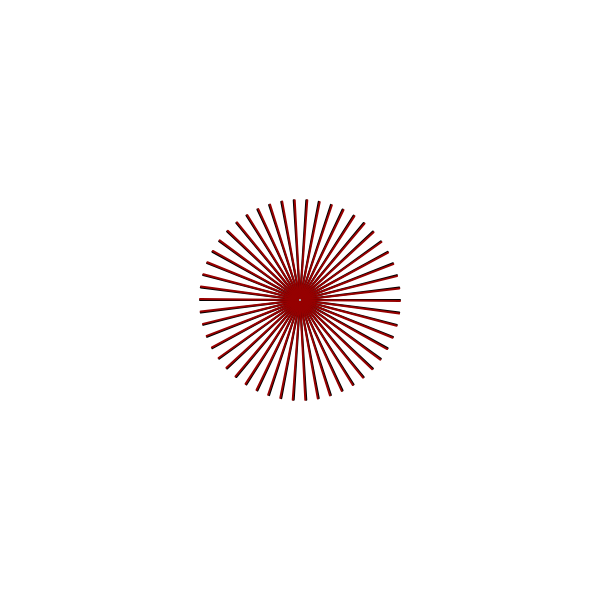
Frame 1 (no input)
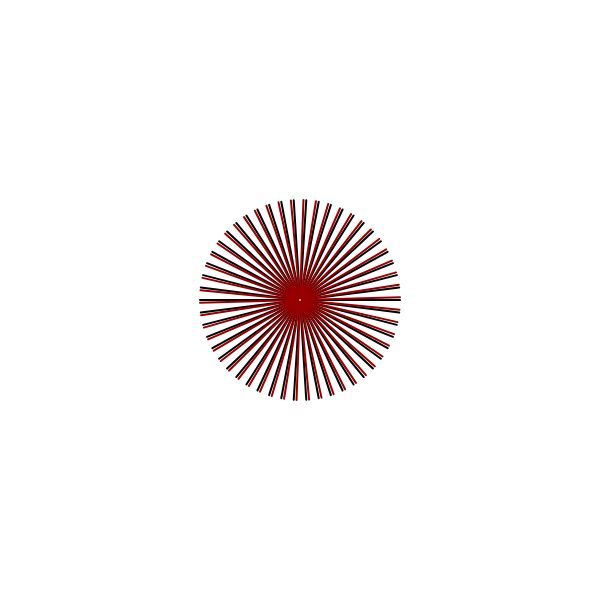
Frame 60 (no input)
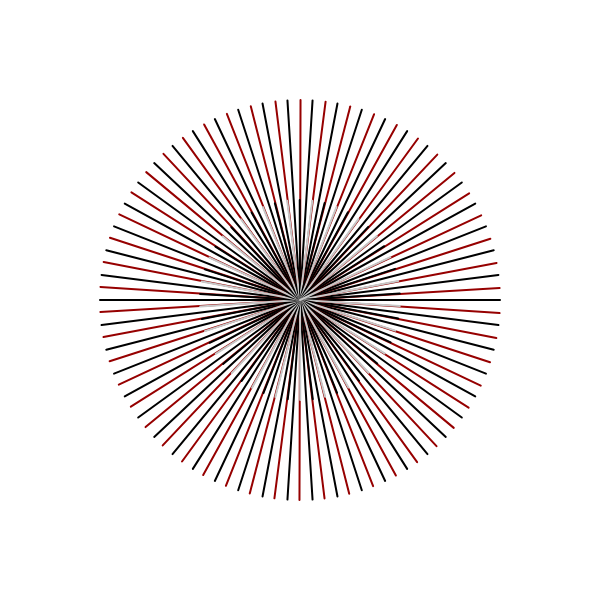
Frame 120 (the mouse pressed at the canvas centre since frame 60)

The p5.js sketch that drew these frames (run headless with seeded random() and noise() and a simulated clock; from frame 60 on, the mouse is pressed at the canvas centre):

// p5.js sketch
// ── sketch.js
let rotationSpeed = 0.05;
let maxRadius = 250;

function setup() {
  createCanvas(600, 600);
  strokeWeight(2);
  noFill();
}

function draw() {
  background(255);

  // Update rotation speed based on mouse X position
  rotationSpeed = map(mouseX, 0, width, 0.01, 0.1);

  // Update max radius based on mouse Y position
  maxRadius = map(mouseY, 0, height, 100, 300);

  // Translate to the center
  translate(width / 2, height / 2);

  let numLines = 50; // Number of lines

  // First set of lines
  for (let i = 0; i < numLines; i++) {
    let angle = map(i, 0, numLines, 0, TWO_PI);
    let x = cos(angle) * maxRadius;
    let y = sin(angle) * maxRadius;
    stroke(0);
    line(0, 0, x, y);
  }

  // Second set of lines speed controlled by mouseX
  for (let j = 0; j < numLines; j++) {
    let angle = map(j, 0, numLines, 0, TWO_PI);
    let x2 = cos(angle + frameCount * rotationSpeed) * maxRadius;
    let y2 = sin(angle + frameCount * rotationSpeed) * maxRadius;
    stroke(150, 0, 0);
    line(0, 0, x2, y2);
  }

  // Third set of lines
  for (let k = 0; k < numLines; k++) {
    if (k % 2 == 0) {
      stroke(0);
    } else {
      stroke(200);
    }

    let angle = map(k, 0, numLines, 0, TWO_PI);
    let x3 = cos(angle - frameCount * rotationSpeed) * (maxRadius - 100);
    let y3 = sin(angle - frameCount * rotationSpeed) * (maxRadius - 100);
    line(0, 0, x3, y3);
  }
}
